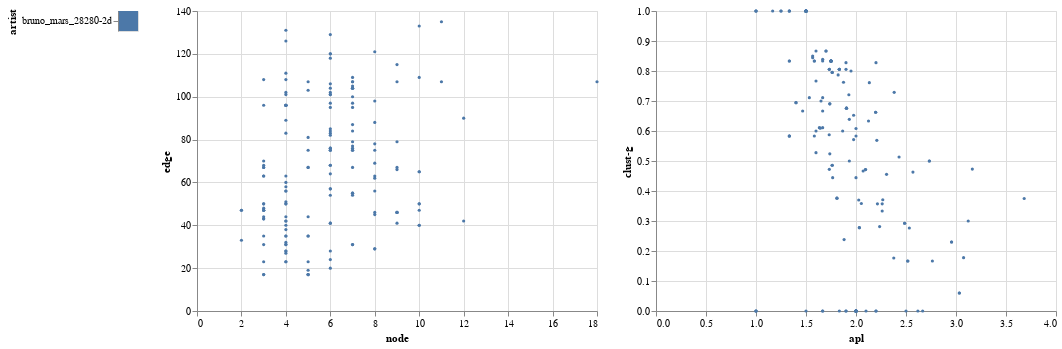

The notebook cell this image was saved under:
### Code cell
#node edge apl clust

# input_dropdown = alt.binding_select(options=[n+'-2d' for n in names])
selection = alt.selection_interval() 
# color = alt.condition(selection, alt.Color('artist:N', legend=None), alt.value('lightgray'))
# color = alt.condition(selection, 'artist:N', alt.value('lightgray'))
# selection = alt.selection_multi(fields=['artist',])
color = alt.condition(selection, alt.Color('artist:N', legend=None),alt.value('lightgray'))
make_selector = alt.Chart(df).mark_rect().encode(y='artist', color=color).add_selection(selection)
opacity = alt.condition(selection, alt.value(1.0), alt.value(0.1))
chart = alt.Chart(df).mark_circle(size=10).encode(color=color, opacity = opacity,tooltip=['name', 'artist']+features,
).add_selection(selection)
make_selector|chart.encode(x=features[0],y=features[1]) | chart.encode(x=features[5],y=features[4])

### Figure 1 — Vega-Lite specification as saved in the notebook (floating-point values rounded to 4 significant figures; data arrays with more than 128 entries replaced by an {"elided": "..."} marker saying what was removed)
{"config": {"view": {"continuousWidth": 400, "continuousHeight": 300}}, "hconcat": [{"mark": "rect", "encoding": {"color": {"condition": {"type": "nominal", "field": "artist", "legend": null, "selection": "selector015"}, "value": "lightgray"}, "y": {"type": "nominal", "field": "artist"}}, "selection": {"selector015": {"type": "interval"}}}, {"mark": {"type": "circle", "size": 10}, "encoding": {"color": {"condition": {"type": "nominal", "field": "artist", "legend": null, "selection": "selector015"}, "value": "lightgray"}, "opacity": {"condition": {"value": 1.0, "selection": "selector015"}, "value": 0.1}, "tooltip": [{"type": "nominal", "field": "name"}, {"type": "nominal", "field": "artist"}, {"type": "quantitative", "field": "node"}, {"type": "quantitative", "field": "edge"}, {"type": "quantitative", "field": "edge-g"}, {"type": "quantitative", "field": "clust"}, {"type": "quantitative", "field": "clust-g"}, {"type": "quantitative", "field": "apl"}, {"type": "quantitative", "field": "sdev-apl"}, {"type": "quantitative", "field": "sdev-apl-g"}, {"type": "quantitative", "field": "sdev-pagerank-g"}, {"type": "quantitative", "field": "sdev-pagerank"}, {"type": "quantitative", "field": "pagerank"}, {"type": "quantitative", "field": "pagerank-max"}, {"type": "quantitative", "field": "sdev-clust-g"}, {"type": "quantitative", "field": "sdev-clust"}, {"type": "quantitative", "field": "apl-g"}, {"type": "quantitative", "field": "pagerank-max-g"}], "x": {"type": "quantitative", "field": "node"}, "y": {"type": "quantitative", "field": "edge"}}, "selection": {"selector015": {"type": "interval"}}}, {"mark": {"type": "circle", "size": 10}, "encoding": {"color": {"condition": {"type": "nominal", "field": "artist", "legend": null, "selection": "selector015"}, "value": "lightgray"}, "opacity": {"condition": {"value": 1.0, "selection": "selector015"}, "value": 0.1}, "tooltip": [{"type": "nominal", "field": "name"}, {"type": "nominal", "field": "artist"}, {"type": "quantitative", "field": "node"}, {"type": "quantitative", "field": "edge"}, {"type": "quantitative", "field": "edge-g"}, {"type": "quantitative", "field": "clust"}, {"type": "quantitative", "field": "clust-g"}, {"type": "quantitative", "field": "apl"}, {"type": "quantitative", "field": "sdev-apl"}, {"type": "quantitative", "field": "sdev-apl-g"}, {"type": "quantitative", "field": "sdev-pagerank-g"}, {"type": "quantitative", "field": "sdev-pagerank"}, {"type": "quantitative", "field": "pagerank"}, {"type": "quantitative", "field": "pagerank-max"}, {"type": "quantitative", "field": "sdev-clust-g"}, {"type": "quantitative", "field": "sdev-clust"}, {"type": "quantitative", "field": "apl-g"}, {"type": "quantitative", "field": "pagerank-max-g"}], "x": {"type": "quantitative", "field": "apl"}, "y": {"type": "quantitative", "field": "clust-g"}}, "selection": {"selector015": {"type": "interval"}}}], "data": {"name": "data-bedf86d4060f333a171c3ab69a6b4b50"}, "$schema": "https://vega.github.io/schema/vega-lite/v4.8.1.json", "datasets": {"data-bedf86d4060f333a171c3ab69a6b4b50": {"elided": "164 records"}}}
